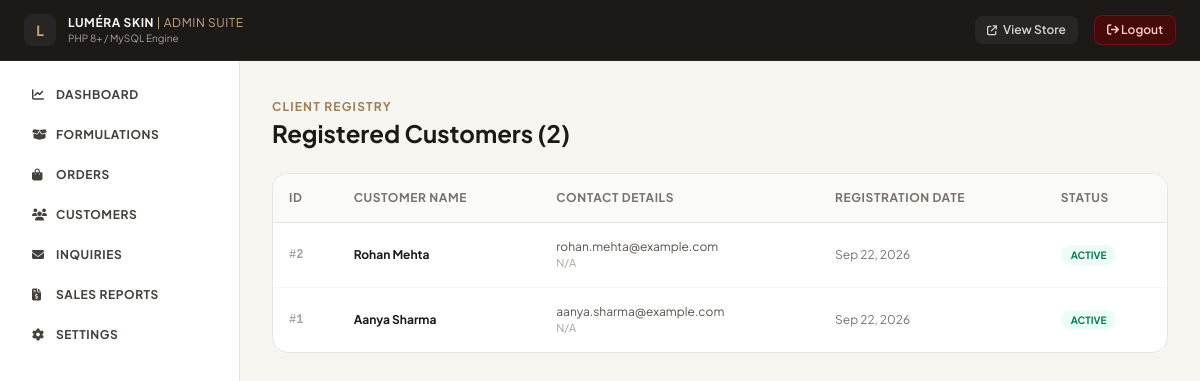
/admin/customers.php (signed in), run on the app's committed database.
### tables this page shows
CREATE TABLE IF NOT EXISTS `customers` (
  `id` INT AUTO_INCREMENT PRIMARY KEY,
  `name` VARCHAR(100) NOT NULL,
  `email` VARCHAR(150) NOT NULL UNIQUE,
  `mobile` VARCHAR(20) NOT NULL,
  `password` VARCHAR(255) NOT NULL,
  `address` TEXT,
  `city` VARCHAR(100),
  `state` VARCHAR(100),
  `pincode` VARCHAR(20),
  `status` ENUM('Active', 'Inactive') DEFAULT 'Active',
  `created_at` DATETIME DEFAULT CURRENT_TIMESTAMP,
  `updated_at` DATETIME DEFAULT CURRENT_TIMESTAMP ON UPDATE CURRENT_TIMESTAMP
);

### includes/functions.php (called while the page is built, shortened)
<?php
function escape($data) {
    return htmlspecialchars($data ?? '', ENT_QUOTES, 'UTF-8');
}
?>

### admin/customers.php (the view, shortened to what this page needs)
<?php
require_once __DIR__ . '/header.php';
$stmt = $pdo->query("SELECT * FROM customers ORDER BY id DESC");
$customers = $stmt->fetchAll();
?>
<div class="space-y-6">
    <div>
        <span class="text-xs uppercase font-bold tracking-widest text-[#9E7D58]">Client Registry</span>
        <h2 class="text-2xl font-bold text-stone-900">Registered Customers (<?= count($customers) ?>)</h2>
    </div>
    <div class="bg-white rounded-2xl border border-stone-200 shadow-xs overflow-hidden">
        <div class="overflow-x-auto">
            <table class="w-full text-left text-xs">
                <thead class="bg-stone-50 border-b border-stone-200 text-stone-500 uppercase font-bold tracking-wider">
                    <tr>
                        <th class="p-4">ID</th>
                        <th class="p-4">Customer Name</th>
                        <th class="p-4">Contact Details</th>
                        <th class="p-4">Registration Date</th>
                        <th class="p-4">Status</th>
                    </tr>
                </thead>
                <tbody class="divide-y divide-stone-100">
                    <?php if (empty($customers)): ?>
                        <tr><td colspan="5" class="p-6 text-center text-stone-400">No registered customers yet.</td></tr>
                    <?php else: ?>
                        <?php foreach ($customers as $c): ?>
                            <tr class="hover:bg-stone-50/50">
                                <td class="p-4 font-mono font-bold text-stone-400">#<?= $c['id'] ?></td>
                                <td class="p-4 font-bold text-stone-900"><?= escape($c['name']) ?></td>
                                <td class="p-4 text-stone-600">
                                    <div><?= escape($c['email']) ?></div>
                                    <div class="text-[11px] text-stone-400"><?= escape($c['phone'] ?? 'N/A') ?></div>
                                </td>
                                <td class="p-4 text-stone-500"><?= date('M d, Y', strtotime($c['created_at'])) ?></td>
                                <td class="p-4">
                                    <span class="px-2.5 py-1 rounded-full text-[10px] font-bold uppercase bg-emerald-50 text-emerald-700">Active</span>
                                </td>
                            </tr>
                        <?php endforeach; ?>
                    <?php endif; ?>
                </tbody>
            </table>
        </div>
    </div>
</div>
</main>
</div>
</body>
</html>

### data on the page
customers: id "2", name "Rohan Mehta", email "rohan.mehta@example.com", phone "N/A", created_at "Sep 22, 2026"
customers: id "1", name "Aanya Sharma", email "aanya.sharma@example.com", phone "N/A", created_at "Sep 22, 2026"

### other printed values
count($customers) "2"
